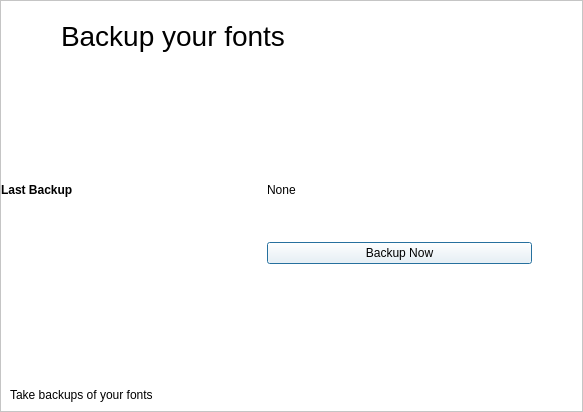
<?xml version="1.0" encoding="UTF-8"?>
<ui version="4.0">
 <class>Dialog</class>
 <widget class="QDialog" name="Dialog">
  <property name="geometry">
   <rect>
    <x>0</x>
    <y>0</y>
    <width>583</width>
    <height>412</height>
   </rect>
  </property>
  <property name="windowTitle">
   <string>Dialog</string>
  </property>
  <layout class="QVBoxLayout" name="verticalLayout">
   <property name="spacing">
    <number>0</number>
   </property>
   <property name="leftMargin">
    <number>0</number>
   </property>
   <property name="topMargin">
    <number>0</number>
   </property>
   <property name="rightMargin">
    <number>0</number>
   </property>
   <property name="bottomMargin">
    <number>0</number>
   </property>
   <item>
    <widget class="QFrame" name="frame">
     <property name="styleSheet">
      <string notr="true">background-color: rgb(255, 255, 255);</string>
     </property>
     <property name="frameShape">
      <enum>QFrame::StyledPanel</enum>
     </property>
     <property name="frameShadow">
      <enum>QFrame::Raised</enum>
     </property>
     <layout class="QVBoxLayout" name="verticalLayout_2">
      <property name="spacing">
       <number>0</number>
      </property>
      <property name="leftMargin">
       <number>0</number>
      </property>
      <property name="topMargin">
       <number>0</number>
      </property>
      <property name="rightMargin">
       <number>0</number>
      </property>
      <property name="bottomMargin">
       <number>0</number>
      </property>
      <item alignment="Qt::AlignTop">
       <widget class="QFrame" name="frame_2">
        <property name="frameShape">
         <enum>QFrame::NoFrame</enum>
        </property>
        <property name="frameShadow">
         <enum>QFrame::Raised</enum>
        </property>
        <layout class="QVBoxLayout" name="verticalLayout_3">
         <property name="spacing">
          <number>10</number>
         </property>
         <property name="leftMargin">
          <number>10</number>
         </property>
         <property name="topMargin">
          <number>10</number>
         </property>
         <property name="rightMargin">
          <number>0</number>
         </property>
         <property name="bottomMargin">
          <number>0</number>
         </property>
         <item>
          <widget class="QFrame" name="frame_4">
           <property name="frameShape">
            <enum>QFrame::NoFrame</enum>
           </property>
           <property name="frameShadow">
            <enum>QFrame::Raised</enum>
           </property>
           <layout class="QHBoxLayout" name="horizontalLayout">
            <property name="spacing">
             <number>0</number>
            </property>
            <property name="leftMargin">
             <number>0</number>
            </property>
            <property name="topMargin">
             <number>0</number>
            </property>
            <property name="rightMargin">
             <number>0</number>
            </property>
            <property name="bottomMargin">
             <number>0</number>
            </property>
            <item>
             <widget class="QLabel" name="label">
              <property name="minimumSize">
               <size>
                <width>50</width>
                <height>50</height>
               </size>
              </property>
              <property name="maximumSize">
               <size>
                <width>50</width>
                <height>50</height>
               </size>
              </property>
              <property name="text">
               <string/>
              </property>
              <property name="pixmap">
               <pixmap resource="files/resources/icons/icons.qrc">:/icons/backup.png</pixmap>
              </property>
              <property name="scaledContents">
               <bool>true</bool>
              </property>
             </widget>
            </item>
            <item>
             <widget class="QLabel" name="label_2">
              <property name="font">
               <font>
                <pointsize>21</pointsize>
               </font>
              </property>
              <property name="text">
               <string>Backup your fonts</string>
              </property>
              <property name="margin">
               <number>5</number>
              </property>
             </widget>
            </item>
           </layout>
          </widget>
         </item>
        </layout>
       </widget>
      </item>
      <item>
       <widget class="QFrame" name="frame_3">
        <property name="frameShape">
         <enum>QFrame::NoFrame</enum>
        </property>
        <property name="frameShadow">
         <enum>QFrame::Raised</enum>
        </property>
        <layout class="QVBoxLayout" name="verticalLayout_4">
         <property name="spacing">
          <number>0</number>
         </property>
         <property name="leftMargin">
          <number>0</number>
         </property>
         <property name="topMargin">
          <number>0</number>
         </property>
         <property name="rightMargin">
          <number>0</number>
         </property>
         <property name="bottomMargin">
          <number>0</number>
         </property>
         <item>
          <widget class="QFrame" name="frame_5">
           <property name="frameShape">
            <enum>QFrame::NoFrame</enum>
           </property>
           <property name="frameShadow">
            <enum>QFrame::Raised</enum>
           </property>
           <layout class="QGridLayout" name="gridLayout">
            <property name="leftMargin">
             <number>0</number>
            </property>
            <property name="topMargin">
             <number>0</number>
            </property>
            <property name="rightMargin">
             <number>50</number>
            </property>
            <property name="bottomMargin">
             <number>10</number>
            </property>
            <property name="spacing">
             <number>0</number>
            </property>
            <item row="0" column="0">
             <widget class="QLabel" name="label_3">
              <property name="font">
               <font>
                <weight>75</weight>
                <bold>true</bold>
               </font>
              </property>
              <property name="text">
               <string>Last Backup</string>
              </property>
              <property name="margin">
               <number>10</number>
              </property>
             </widget>
            </item>
            <item row="0" column="1">
             <widget class="QLabel" name="label_4">
              <property name="text">
               <string>None</string>
              </property>
             </widget>
            </item>
            <item row="1" column="1">
             <widget class="QPushButton" name="pushButton">
              <property name="styleSheet">
               <string notr="true"/>
              </property>
              <property name="text">
               <string>Backup Now</string>
              </property>
              <property name="icon">
               <iconset resource="files/resources/icons/icons.qrc">
                <normaloff>:/icons/backup.png</normaloff>:/icons/backup.png</iconset>
              </property>
              <property name="iconSize">
               <size>
                <width>30</width>
                <height>30</height>
               </size>
              </property>
             </widget>
            </item>
           </layout>
          </widget>
         </item>
        </layout>
       </widget>
      </item>
      <item>
       <widget class="QFrame" name="frame_6">
        <property name="frameShape">
         <enum>QFrame::NoFrame</enum>
        </property>
        <property name="frameShadow">
         <enum>QFrame::Raised</enum>
        </property>
        <layout class="QVBoxLayout" name="verticalLayout_5">
         <item>
          <widget class="QLabel" name="label_5">
           <property name="font">
            <font>
             <pointsize>9</pointsize>
            </font>
           </property>
           <property name="text">
            <string>Take backups of your fonts</string>
           </property>
           <property name="alignment">
            <set>Qt::AlignBottom|Qt::AlignLeading|Qt::AlignLeft</set>
           </property>
          </widget>
         </item>
        </layout>
       </widget>
      </item>
     </layout>
    </widget>
   </item>
  </layout>
 </widget>
 <resources>
  <include location="files/resources/icons/icons.qrc"/>
 </resources>
 <connections/>
</ui>
